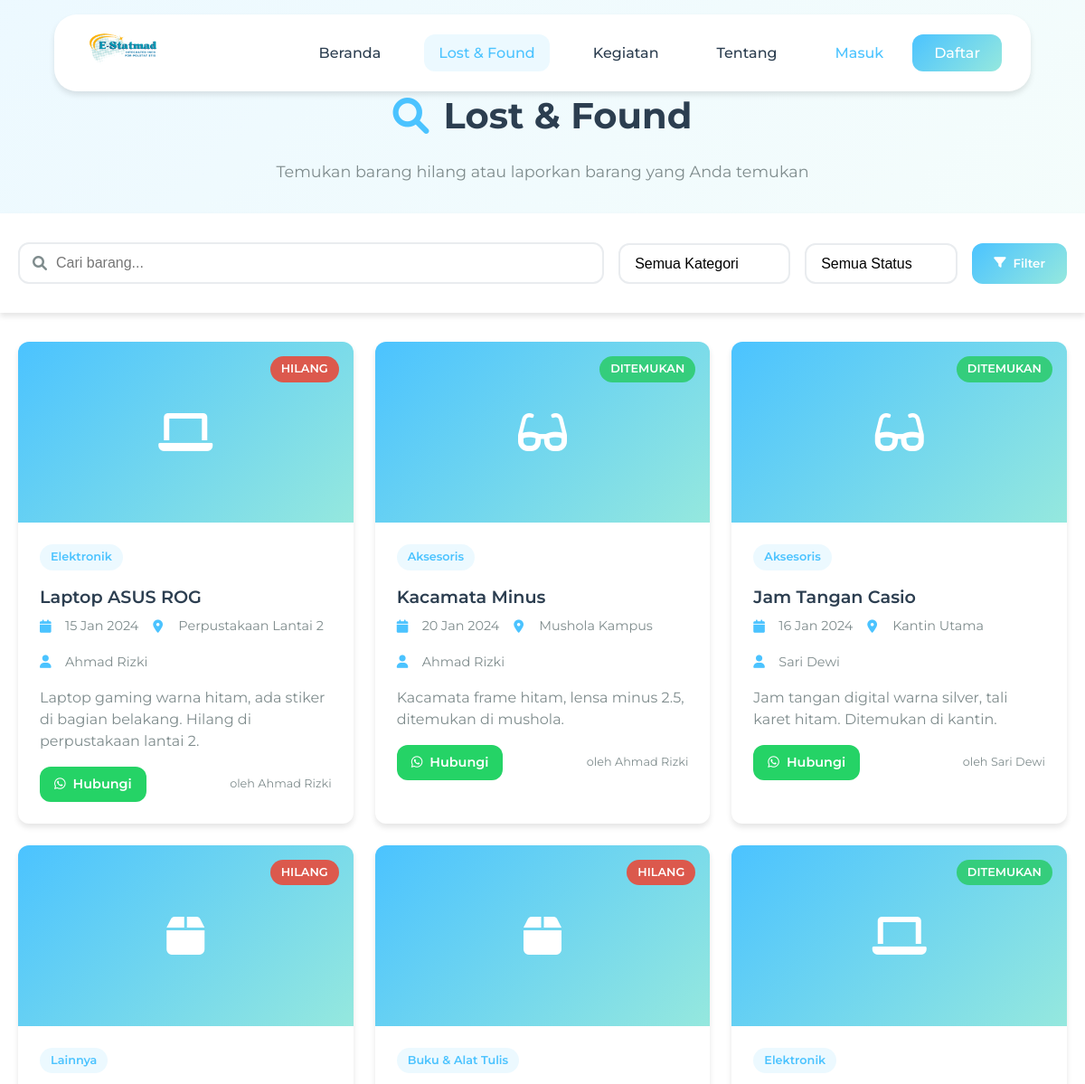
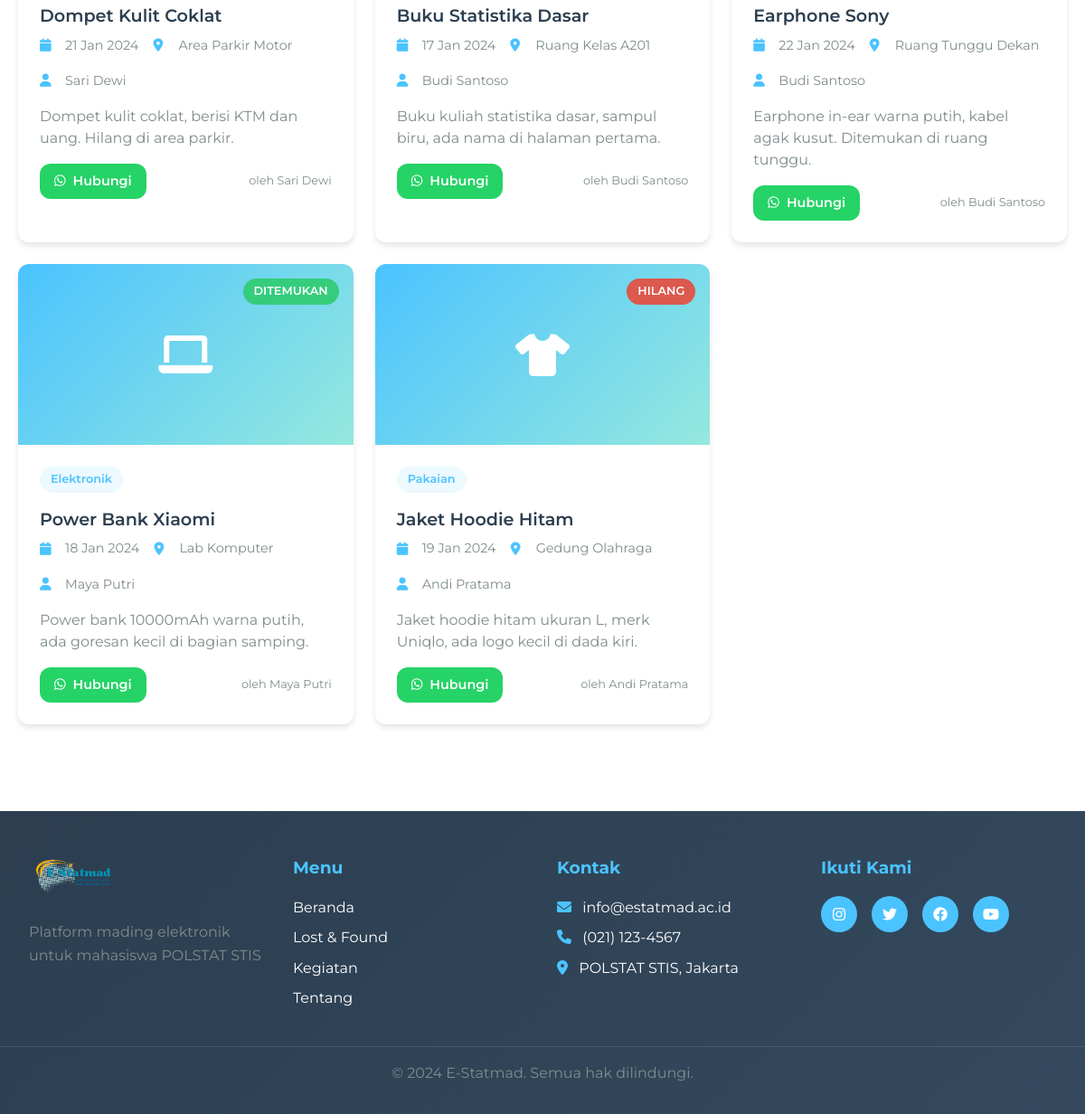
Page /lost-found.php on the committed database (2 pictures, top to bottom).
### tables this page shows
CREATE TABLE lost_found_items (
    id INT PRIMARY KEY AUTO_INCREMENT,
    user_id INT NOT NULL,
    category_id INT NOT NULL,
    title VARCHAR(200) NOT NULL,
    description TEXT NOT NULL,
    type ENUM('hilang', 'ditemukan') NOT NULL,
    status ENUM('terbuka', 'selesai') DEFAULT 'terbuka',
    location VARCHAR(200) NOT NULL,
    date_occurred DATE NOT NULL,
    image VARCHAR(255) DEFAULT NULL,
    contact_info VARCHAR(100) NOT NULL,
    created_at TIMESTAMP DEFAULT CURRENT_TIMESTAMP,
    updated_at TIMESTAMP DEFAULT CURRENT_TIMESTAMP ON UPDATE CURRENT_TIMESTAMP,
    FOREIGN KEY (user_id) REFERENCES users(id) ON DELETE CASCADE,
    FOREIGN KEY (category_id) REFERENCES categories(id)
);

CREATE TABLE categories (
    id INT PRIMARY KEY AUTO_INCREMENT,
    name VARCHAR(50) NOT NULL,
    type ENUM('lost_found', 'activity') NOT NULL,
    created_at TIMESTAMP DEFAULT CURRENT_TIMESTAMP
);

### includes/auth.php (called while the page is built, shortened)
<?php
require_once 'config/database.php';
class Auth {
    public function __construct() {
        $database = new Database();
    }
    public function getCurrentUser() {
        return isset($_SESSION['user_data']) ? $_SESSION['user_data'] : null;
    }
}
?>

### config/database.php (called while the page is built)
<?php
class Database {
    private $host = 'localhost';
    private $db_name = 'estatmad';
    private $username = 'root';
    private $password = '';
    private $conn = null;
    public function getConnection() {
        if ($this->conn === null) {
            try {
                $this->conn = new PDO(
                    "mysql:host=" . $this->host . ";dbname=" . $this->db_name . ";charset=utf8",
                    $this->username,
                    $this->password,
                    [
                        PDO::ATTR_ERRMODE => PDO::ERRMODE_EXCEPTION,
                        PDO::ATTR_DEFAULT_FETCH_MODE => PDO::FETCH_ASSOC,
                        PDO::ATTR_EMULATE_PREPARES => false
                    ]
                );
            } catch(PDOException $e) {
                die("Connection error: " . $e->getMessage());
            }
        }
        return $this->conn;
    }
}
?>

### lost-found.php (the view, shortened to what this page needs)
<?php
require_once 'includes/auth.php';
require_once 'config/database.php';
$auth = new Auth();
$user = $auth->getCurrentUser();
$database = new Database();
$db = $database->getConnection();
$whereConditions = ['u.is_active = 1'];
$params = [];
$whereClause = implode(' AND ', $whereConditions);
try {
    $itemsQuery = "SELECT lf.*, u.first_name, u.last_name, u.phone as user_phone, c.name as category_name,
                   CONCAT(u.first_name, ' ', u.last_name) as user_name
                   FROM lost_found_items lf
                   JOIN users u ON lf.user_id = u.id
                   JOIN categories c ON lf.category_id = c.id
                   WHERE $whereClause
                   ORDER BY lf.created_at DESC";
    $itemsStmt = $db->prepare($itemsQuery);
    $itemsStmt->execute($params);
    $items = $itemsStmt->fetchAll();
} catch (Exception $e) {
    $items = [];
    error_log("Error fetching items: " . $e->getMessage());
}
?>
<!DOCTYPE html>
<html lang="id">
<head>
    <link rel="stylesheet" href="assets/css/style.css">
    <link rel="stylesheet" href="assets/css/lost-found.css">
    <link rel="stylesheet" href="https://cdnjs.cloudflare.com/ajax/libs/font-awesome/6.0.0/css/all.min.css">
</head>
<body>
    <nav class="navbar">
        <div class="nav-container">
            <div class="nav-logo">
                <img src="assets/images/logo.png" alt="E-Statmad Logo">
            </div>
            <div class="nav-menu" id="nav-menu">
                <a href="index.php" class="nav-link">Beranda</a>
                <a href="lost-found.php" class="nav-link active">Lost & Found</a>
                <a href="activities.php" class="nav-link">Kegiatan</a>
                <a href="about.php" class="nav-link">Tentang</a>
                <div class="nav-auth">
                    <?php if ($user): ?>
                        <a href="profile.php" class="btn-login">
                            <i class="fas fa-user"></i>
                            <?= htmlspecialchars($user['first_name']) ?>
                        </a>
                        <a href="logout.php" class="btn-register">
                            <i class="fas fa-sign-out-alt"></i>
                            Keluar
                        </a>
                    <?php else: ?>
                        <a href="login.php" class="btn-login">Masuk</a>
                        <a href="register.php" class="btn-register">Daftar</a>
                    <?php endif; ?>
                </div>
            </div>
        </div>
    </nav>
    <section class="page-header">
        <div class="container">
            <h1><i class="fas fa-search"></i> Lost & Found</h1>
            <p>Temukan barang hilang atau laporkan barang yang Anda temukan</p>
        </div>
    </section>
    <section class="filters">
        <div class="container">
            <form method="GET" class="filter-bar">
                <div class="search-box">
                    <i class="fas fa-search"></i>
                    <input type="text" name="search" placeholder="Cari barang..." value="<?= htmlspecialchars($_GET['search'] ?? '') ?>">
                </div>
                <div class="filter-options">
                    <select name="category">
                        <option value="">Semua Kategori</option>
                    </select>
                    <select name="type">
                        <option value="">Semua Status</option>
                    </select>
                    <button type="submit" class="btn-primary">
                        <i class="fas fa-filter"></i>
                        Filter
                    </button>
                </div>
            </form>
        </div>
    </section>
    <section class="lost-found-grid">
        <div class="container">
            <div class="grid-container">
                <?php if (empty($items)): ?>
                    <div class="empty-state">
                        <i class="fas fa-search"></i>
                        <h3>Tidak ada item ditemukan</h3>
                        <p>Belum ada laporan yang sesuai dengan filter Anda</p>
                    </div>
                <?php else: ?>
                    <?php foreach ($items as $item): ?>
                        <div class="lost-found-item" data-id="<?= $item['id'] ?>" onclick="showItemDetail(<?= $item['id'] ?>)">
                            <?php
                            $hasImage = !empty($item['image']) && file_exists($item['image']);
                            $imageClass = $hasImage ? 'has-image' : '';
                            $iconMap = [
                                'elektronik' => 'laptop',
                                'aksesoris' => 'glasses',
                                'pakaian' => 'tshirt',
                                'buku' => 'book',
                                'alat tulis' => 'pen',
                                'tas' => 'briefcase',
                                'sepatu' => 'shoe-prints',
                                'perhiasan' => 'gem',
                                'kendaraan' => 'car'
                            ];
                            $categoryLower = strtolower($item['category_name']);
                            $icon = isset($iconMap[$categoryLower]) ? $iconMap[$categoryLower] : 'box';
                            ?>
                            <div class="item-image <?= $imageClass ?>">
                                <?php if ($hasImage): ?>
                                    <img src="<?= htmlspecialchars($item['image']) ?>"
                                         alt="<?= htmlspecialchars($item['title']) ?>"
                                         loading="lazy"
                                         class="item-img"
                                         onerror="this.parentElement.classList.remove('has-image'); this.style.display='none';">
                                <?php else: ?>
                                    <i class="fas fa-<?= $icon ?> item-icon"></i>
                                <?php endif; ?>
                                <div class="item-status status-<?= $item['type'] ?>">
                                    <?= $item['type'] === 'hilang' ? 'HILANG' : 'DITEMUKAN' ?>
                                </div>
                            </div>
                            <div class="item-content">
                                <div class="item-category">
                                    <?= htmlspecialchars($item['category_name']) ?>
                                </div>
                                <h3 class="item-title"><?= htmlspecialchars($item['title']) ?></h3>
                                <div class="item-meta">
                                    <div class="meta-item">
                                        <i class="fas fa-calendar"></i>
                                        <span><?= date('d M Y', strtotime($item['date_occurred'])) ?></span>
                                    </div>
                                    <div class="meta-item">
                                        <i class="fas fa-map-marker-alt"></i>
                                        <span><?= htmlspecialchars($item['location']) ?></span>
                                    </div>
                                    <div class="meta-item">
                                        <i class="fas fa-user"></i>
                                        <span><?= htmlspecialchars($item['user_name']) ?></span>
                                    </div>
                                </div>
                                <p class="item-description">
                                    <?= htmlspecialchars(strlen($item['description']) > 100 ? substr($item['description'], 0, 100) . '...' : $item['description']) ?>
                                </p>
                                <div class="item-actions">
                                    <a href="https://wa.me/<?= preg_replace('/[^0-9]/', '', $item['contact_info']) ?>"
                                       target="_blank"
                                       class="contact-btn"
                                       onclick="event.stopPropagation();">
                                        <i class="fab fa-whatsapp"></i>
                                        Hubungi
                                    </a>
                                    <div class="item-owner">
                                        oleh <?= htmlspecialchars($item['user_name']) ?>
                                    </div>
                                </div>
                            </div>
                        </div>
                    <?php endforeach; ?>
                <?php endif; ?>
            </div>
        </div>
    </section>
    <footer class="footer">
        <div class="footer-content">
            <div class="footer-section">
                <div class="footer-logo">
                    <img src="assets/images/logo.png" alt="E-Statmad Logo">
                    <p>Platform mading elektronik untuk mahasiswa POLSTAT STIS</p>
                </div>
            </div>
            <div class="footer-section">
                <h3>Menu</h3>
                <ul>
                    <li><a href="index.php">Beranda</a></li>
                    <li><a href="lost-found.php">Lost & Found</a></li>
                    <li><a href="activities.php">Kegiatan</a></li>
                    <li><a href="about.php">Tentang</a></li>
                </ul>
            </div>
            <div class="footer-section">
                <h3>Kontak</h3>
                <ul>
                    <li><i class="fas fa-envelope"></i> info@estatmad.ac.id</li>
                    <li><i class="fas fa-phone"></i> (021) 123-4567</li>
                    <li><i class="fas fa-map-marker-alt"></i> POLSTAT STIS, Jakarta</li>
                </ul>
            </div>
            <div class="footer-section">
                <h3>Ikuti Kami</h3>
                <div class="social-links">
                    <a href="#" class="social-link"><i class="fab fa-instagram"></i></a>
                    <a href="#" class="social-link"><i class="fab fa-twitter"></i></a>
                    <a href="#" class="social-link"><i class="fab fa-facebook"></i></a>
                    <a href="#" class="social-link"><i class="fab fa-youtube"></i></a>
                </div>
            </div>
        </div>
        <div class="footer-bottom">
            <p>&copy; 2024 E-Statmad. Semua hak dilindungi.</p>
        </div>
    </footer>
</body>
</html>

### assets/css/style.css (style rules this page uses)
* { margin: 0; padding: 0; box-sizing: border-box; }
:root { --primary-color: #4bc3ff; --secondary-color: #95e8de; --accent-color: #ffb84d; --text-dark: #2c3e50; --text-light: #7f8c8d; --white: #ffffff; --light-gray: #f8f9fa; --border-color: #e9ecef; --shadow: 0 4px 6px rgba(0, 0, 0, 0.1); --shadow-hover: 0 8px 25px rgba(0, 0, 0, 0.15); --border-radius: 12px; --transition: all 0.3s ease; }
body { font-family: "Montserrat", sans-serif; line-height: 1.6; color: var(--text-dark); background-color: var(--white); }
.container { max-width: 1200px; margin: 0 auto; padding: 0 20px; }
.navbar { margin: 1rem auto; background: var(--white); box-shadow: var(--shadow); position: fixed; top: 0; left: 0; right: 0; z-index: 1000; transition: var(--transition); border-radius: 25px; max-width: 90%; }
.nav-container { display: flex; justify-content: space-between; align-items: center; padding: 1rem 2rem; max-width: 1200px; margin: 0 auto; }
.nav-logo img { height: 45px; width: auto; }
.nav-menu { display: flex; align-items: center; gap: 2rem; }
.nav-link { text-decoration: none; color: var(--text-dark); font-weight: 500; padding: 0.5rem 1rem; border-radius: var(--border-radius); transition: var(--transition); position: relative; }
.nav-link:hover, .nav-link.active { color: var(--primary-color); background-color: rgba(75, 195, 255, 0.1); }
.nav-auth { display: flex; gap: 1rem; align-items: center; }
.btn-login { text-decoration: none; color: var(--primary-color); font-weight: 500; padding: 0.5rem 1rem; border-radius: var(--border-radius); transition: var(--transition); }
.btn-register { text-decoration: none; background: linear-gradient(135deg, var(--primary-color), var(--secondary-color)); color: var(--white); font-weight: 500; padding: 0.5rem 1.5rem; border-radius: var(--border-radius); transition: var(--transition); }
.btn-primary { background: linear-gradient(135deg, var(--primary-color), var(--secondary-color)); color: var(--white); border: none; padding: 0.75rem 1.5rem; border-radius: var(--border-radius); font-weight: 600; text-decoration: none; display: inline-flex; align-items: center; gap: 0.5rem; cursor: pointer; transition: var(--transition); font-family: inherit; }
select { cursor: pointer; appearance: none; background-repeat: no-repeat; background-position: right 1rem center; background-size: 1rem; padding-right: 3rem !important; }
.footer { background: linear-gradient(135deg, var(--text-dark), #34495e); color: var(--white); padding: 3rem 0 1rem; margin-top: 4rem; }
.footer-content { display: grid; grid-template-columns: repeat(auto-fit, minmax(250px, 1fr)); gap: 2rem; max-width: 1200px; margin: 0 auto; padding: 0 2rem; }
.footer-section h3 { margin-bottom: 1rem; color: var(--primary-color); }
.footer-section ul { list-style: none; }
.footer-section ul li { margin-bottom: 0.5rem; }
.footer-section ul li a { color: var(--white); text-decoration: none; transition: var(--transition); }
.footer-section ul li i { margin-right: 0.5rem; color: var(--primary-color); }
.footer-logo img { height: 50px; margin-bottom: 1rem; }
.footer-logo p { color: var(--text-light); line-height: 1.6; }
.social-links { display: flex; gap: 1rem; }
.social-link { display: flex; align-items: center; justify-content: center; width: 40px; height: 40px; background: var(--primary-color); color: var(--white); border-radius: 50%; text-decoration: none; transition: var(--transition); }
.footer-bottom { text-align: center; padding: 1rem 2rem; margin-top: 2rem; border-top: 1px solid rgba(255, 255, 255, 0.1); color: var(--text-light); }

### rows in the picture
lost_found_items: type "HILANG", category.name "Elektronik", title "Laptop ASUS ROG", date_occurred "15 Jan 2024", location "Perpustakaan Lantai 2", user_name "Ahmad Rizki", description "Laptop gaming warna hitam, ada stiker di bagian belakang. Hilang di perpustakaan lantai 2."
lost_found_items: type "DITEMUKAN", category.name "Aksesoris", title "Kacamata Minus", date_occurred "20 Jan 2024", location "Mushola Kampus", user_name "Ahmad Rizki", description "Kacamata frame hitam, lensa minus 2.5, ditemukan di mushola."
lost_found_items: type "DITEMUKAN", category.name "Aksesoris", title "Jam Tangan Casio", date_occurred "16 Jan 2024", location "Kantin Utama", user_name "Sari Dewi", description "Jam tangan digital warna silver, tali karet hitam. Ditemukan di kantin."
lost_found_items: type "HILANG", category.name "Lainnya", title "Dompet Kulit Coklat", date_occurred "21 Jan 2024", location "Area Parkir Motor", user_name "Sari Dewi", description "Dompet kulit coklat, berisi KTM dan uang. Hilang di area parkir."
lost_found_items: type "HILANG", category.name "Buku & Alat Tulis", title "Buku Statistika Dasar", date_occurred "17 Jan 2024", location "Ruang Kelas A201", user_name "Budi Santoso", description "Buku kuliah statistika dasar, sampul biru, ada nama di halaman pertama."
lost_found_items: type "DITEMUKAN", category.name "Elektronik", title "Earphone Sony", date_occurred "22 Jan 2024", location "Ruang Tunggu Dekan", user_name "Budi Santoso", description "Earphone in-ear warna putih, kabel agak kusut. Ditemukan di ruang tunggu."
lost_found_items: type "DITEMUKAN", category.name "Elektronik", title "Power Bank Xiaomi", date_occurred "18 Jan 2024", location "Lab Komputer", user_name "Maya Putri", description "Power bank 10000mAh warna putih, ada goresan kecil di bagian samping."
lost_found_items: type "HILANG", category.name "Pakaian", title "Jaket Hoodie Hitam", date_occurred "19 Jan 2024", location "Gedung Olahraga", user_name "Andi Pratama", description "Jaket hoodie hitam ukuran L, merk Uniqlo, ada logo kecil di dada kiri."
